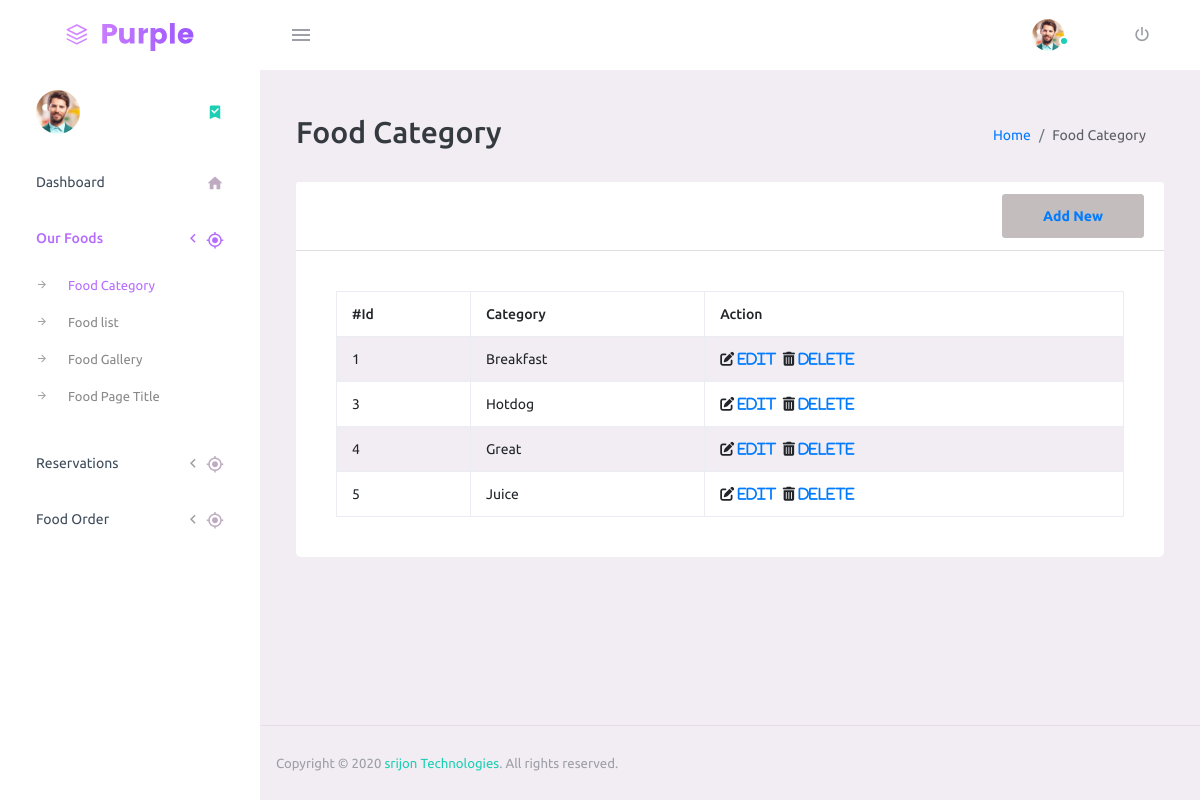
The app's page /admin/foodcat.php (signed in), older data.
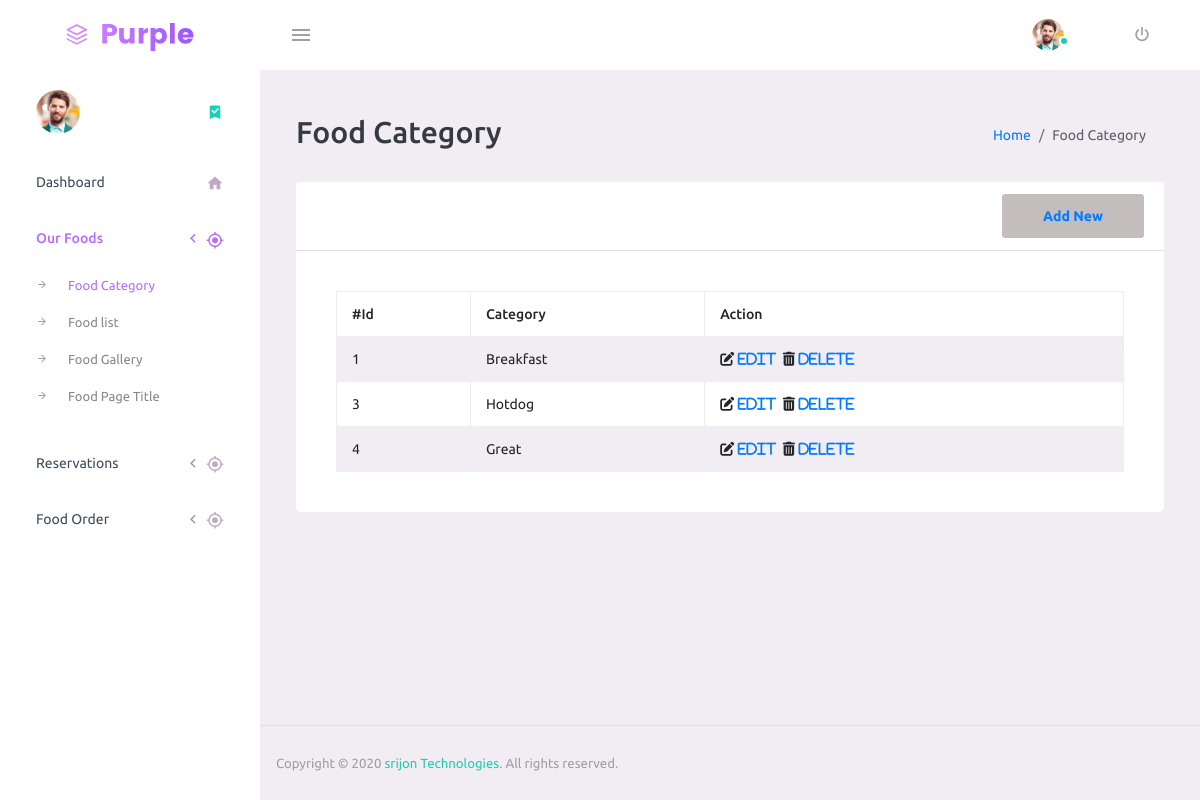
The same page, newer data.
### tables this page shows
CREATE TABLE `category` (
  `id` int(11) NOT NULL,
  `category_name` text NOT NULL
);

### admin/foodcat.php (the view, shortened to what this page needs)
<!DOCTYPE html>
<html lang="en">
<head>
    <link rel="stylesheet" href="vendors/mdi/css/materialdesignicons.min.css">
    <link rel="stylesheet" href="vendors/css/vendor.bundle.base.css">
    <link rel="stylesheet" href="css/style.css">
</head>
<body>
    <div class="container-scroller">
        <?php
        include("include/header.php");
        ?>
        <div class="container-fluid page-body-wrapper">
            <?php
          include("Include/sidebar.php");
          ?>
            <div class="main-panel">
                <div class="content-wrapper">
                    <div class="page-header">
                        <h2> Food Category </h2>
                        <nav aria-label="breadcrumb">
                            <ol class="breadcrumb">
                                <li class="breadcrumb-item"><a href="index.php">Home</a></li>
                                <li class="breadcrumb-item active" aria-current="page">Food Category</li>
                            </ol>
                        </nav>
                    </div>
                    <div class="row mb-4">
                        <div class="col-md-12">
                            <div class="card mb-4">
                                <div class="card-header bg-white font-weight-bold">
                                    <button type="submit" class="btn btn-secondary float-right customs-btn-bd"
                                        data-toggle="modal" data-target="#foodCategory">
                                        <a href="createfood.php"> Add New </a>
                                    </button>
                                </div>
                                <div class="card-body ">
                                <?php
                    require_once "include/config.php";
                    $sql = "SELECT * FROM category";
                    if($result = mysqli_query($link, $sql)){
                        if(mysqli_num_rows($result) > 0){
                            echo "<table class='table table-bordered table-striped'>";
                                echo "<thead>";
                                    echo "<tr>";
                                        echo "<th>#Id</th>";
                                        echo "<th>Category</th>";
                                         echo "<th>Action</th>";
                                    echo "</tr>";
                                echo "</thead>";
                                echo "<tbody>";
                                while($row = mysqli_fetch_array($result)){
                                    echo "<tr>";
                                        echo "<td>" . $row['id'] . "</td>";
                                        echo "<td>" . $row['category_name'] . "</td>";
                                        echo "<td>";
                                            echo "<i class='fas fa-edit'><a href='updatecat.php?id=". $row['id'] ."'> Edit</a></i>";
                                            echo "<i class='fas fa-trash-alt'><a href='deletecat.php?id=". $row['id'] ."'> Delete</a></i>";
                                        echo "</td>";
                                    echo "</tr>";
                                }
                                echo "</tbody>";
                            echo "</table>";
                        } else{
                            echo "<p class='lead'><em>No records were found.</em></p>";
                        }
                    } else{
                        echo "ERROR: Could not able to execute $sql. " . mysqli_error($link);
                    }
                    ?>
                                </div>
                            </div>
                        </div>
                    </div>
                </div>
                <?php
            include("Include/footer.php");
            ?>
            </div>
        </div>
    </div>
</body>
</html>

### admin/include/header.php (shortened to what this page needs)
<nav class="navbar default-layout-navbar col-lg-12 col-12 p-0 fixed-top d-flex flex-row">
       <div class="text-center navbar-brand-wrapper d-flex align-items-center justify-content-center">
         <a class="navbar-brand brand-logo" href="index.php"><img src="images/logo.svg" alt="logo" /></a>
       </div>
       <div class="navbar-menu-wrapper d-flex align-items-stretch">
         <button class="navbar-toggler navbar-toggler align-self-center" type="button" data-toggle="minimize">
           <span class="mdi mdi-menu"></span>
         </button>
         <ul class="navbar-nav navbar-nav-right">
           <li class="nav-item nav-profile dropdown">
             <a class="nav-link" href="#" aria-expanded="false">
               <div class="nav-profile-img">
                 <img src="images/faces/face1.jpg" alt="image">
                 <span class="availability-status online"></span>
               </div>
             </a>
           </li>
           <li class="nav-item nav-logout d-none d-lg-block">
             <a class="nav-link" href="logout.php">
               <i class="mdi mdi-power"></i>
             </a>
           </li>
         </ul>
       </div>
     </nav>

### admin/include/sidebar.php (shortened to what this page needs)
<nav class="sidebar sidebar-offcanvas" id="sidebar">
        <ul class="nav">
          <li class="nav-item nav-profile">
            <a href="#" class="nav-link">
              <div class="nav-profile-image">
                <img src="images/faces/face1.jpg" alt="profile">
              </div>
              <i class="mdi mdi-bookmark-check text-success nav-profile-badge"></i>
            </a>
          </li>
          <li class="nav-item">
            <a class="nav-link" href="index.php">
              <span class="menu-title">Dashboard</span>
              <i class="mdi mdi-home menu-icon"></i>
            </a>
          </li>
          <li class="nav-item">
            <a class="nav-link" data-toggle="collapse" href="#ui-basic" aria-expanded="false" aria-controls="ui-basic">
              <span class="menu-title">Our Foods</span>
              <i class="menu-arrow"></i>
              <i class="mdi mdi-crosshairs-gps menu-icon"></i>
            </a>
            <div class="collapse" id="ui-basic">
              <ul class="nav flex-column sub-menu">
                <li class="nav-item"> <a class="nav-link" href="foodcat.php">Food Category</a></li>
                <li class="nav-item"> <a class="nav-link" href="foodlist.php">Food list</a></li>
                 <li class="nav-item"> <a class="nav-link" href="foodgall.php">Food Gallery</a></li>
                <li class="nav-item"> <a class="nav-link" href="foodpage.php">Food Page Title</a></li>
              </ul>
            </div>
          </li>
             <li class="nav-item">
            <a class="nav-link" data-toggle="collapse" href="#reservation" aria-expanded="false" aria-controls="food-order">
              <span class="menu-title">Reservations</span>
              <i class="menu-arrow"></i>
              <i class="mdi mdi-crosshairs-gps menu-icon"></i>
            </a>
          </li>
          <li class="nav-item">
            <a class="nav-link" data-toggle="collapse" href="#food-order" aria-expanded="false" aria-controls="food-order">
              <span class="menu-title">Food Order</span>
              <i class="menu-arrow"></i>
              <i class="mdi mdi-crosshairs-gps menu-icon"></i>
            </a>
          </li>
          <li class="nav-item sidebar-actions">
            <span class="nav-link">
            </span>
          </li>
        </ul>
      </nav>

### admin/include/footer.php
<footer class="footer">
           <div class="d-sm-flex justify-content-center justify-content-sm-between">
             <span class="text-muted text-center text-sm-left d-block d-sm-inline-block">Copyright © 2020 <a href="http://srijontechnologies.com/" target="_blank">srijon Technologies</a>. All rights reserved.</span>
           </div>
         </footer>

### admin/foodcat.php (style rules this page uses)
.text-muted { text-align: center; }

Row changes from the older to the newer data that the page shows:
removed category: id "5", category_name "Juice"
